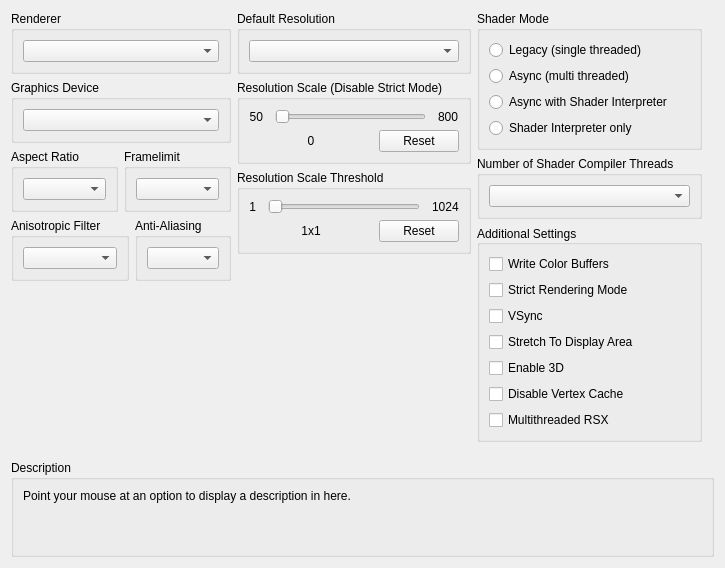
     <widget class="QWidget" name="gpuTab">
      <attribute name="title">
       <string>GPU</string>
      </attribute>
      <layout class="QVBoxLayout" name="gpuTab_layout">
       <item>
        <layout class="QHBoxLayout" name="gpuTabLayout" stretch="1,1,1">
         <item>
          <layout class="QVBoxLayout" name="gpuTabLayoutLeft">
           <item>
            <widget class="QGroupBox" name="gb_renderer">
             <property name="title">
              <string>Renderer</string>
             </property>
             <layout class="QVBoxLayout" name="gb_renderer_layout">
              <item>
               <widget class="QComboBox" name="renderBox"/>
              </item>
             </layout>
            </widget>
           </item>
           <item>
            <widget class="QGroupBox" name="gb_graphicsAdapter">
             <property name="title">
              <string>Graphics Device</string>
             </property>
             <layout class="QVBoxLayout" name="gb_graphicsAdapter_layout">
              <item>
               <widget class="QComboBox" name="graphicsAdapterBox"/>
              </item>
             </layout>
            </widget>
           </item>
           <item>
            <widget class="QWidget" name="widget_gpu_top" native="true">
             <layout class="QHBoxLayout" name="widget_gpu_top_layout" stretch="1,1">
              <property name="leftMargin">
               <number>0</number>
              </property>
              <property name="topMargin">
               <number>0</number>
              </property>
              <property name="rightMargin">
               <number>0</number>
              </property>
              <property name="bottomMargin">
               <number>0</number>
              </property>
              <item>
               <widget class="QGroupBox" name="gb_aspectRatio">
                <property name="title">
                 <string>Aspect Ratio</string>
                </property>
                <layout class="QVBoxLayout" name="gb_aspectRatio_layout">
                 <item>
                  <widget class="QComboBox" name="aspectBox"/>
                 </item>
                </layout>
               </widget>
              </item>
              <item>
               <widget class="QGroupBox" name="gb_frameLimit">
                <property name="title">
                 <string>Framelimit</string>
                </property>
                <layout class="QVBoxLayout" name="gb_frameLimit_layout">
                 <item>
                  <widget class="QComboBox" name="frameLimitBox"/>
                 </item>
                </layout>
               </widget>
              </item>
             </layout>
            </widget>
           </item>
           <item>
            <widget class="QWidget" name="widget_gpu_bottom" native="true">
             <layout class="QHBoxLayout" name="widget_gpu_bottom_layout" stretch="1,1">
              <property name="leftMargin">
               <number>0</number>
              </property>
              <property name="topMargin">
               <number>0</number>
              </property>
              <property name="rightMargin">
               <number>0</number>
              </property>
              <property name="bottomMargin">
               <number>0</number>
              </property>
              <item>
               <widget class="QGroupBox" name="gb_anisotropicFilter">
                <property name="title">
                 <string>Anisotropic Filter</string>
                </property>
                <layout class="QVBoxLayout" name="gb_anisotropicFilter_layout">
                 <item>
                  <widget class="QComboBox" name="anisotropicFilterOverride"/>
                 </item>
                </layout>
               </widget>
              </item>
              <item>
               <widget class="QGroupBox" name="gb_antiAliasing">
                <property name="title">
                 <string>Anti-Aliasing</string>
                </property>
                <layout class="QVBoxLayout" name="gb_antiAliasing_layout">
                 <item>
                  <widget class="QComboBox" name="antiAliasing"/>
                 </item>
                </layout>
               </widget>
              </item>
             </layout>
            </widget>
           </item>
           <item>
            <spacer name="gpu_tab_layout_right_spacer">
             <property name="orientation">
              <enum>Qt::Vertical</enum>
             </property>
             <property name="sizeType">
              <enum>QSizePolicy::MinimumExpanding</enum>
             </property>
             <property name="sizeHint" stdset="0">
              <size>
               <width>0</width>
               <height>0</height>
              </size>
             </property>
            </spacer>
           </item>
          </layout>
         </item>
         <item>
          <layout class="QVBoxLayout" name="gpuTabLayoutMiddle">
           <item>
            <widget class="QGroupBox" name="gb_default_resolution">
             <property name="title">
              <string>Default Resolution</string>
             </property>
             <layout class="QVBoxLayout" name="gb_default_resolution_layout">
              <item>
               <widget class="QComboBox" name="resBox"/>
              </item>
             </layout>
            </widget>
           </item>
           <item>
            <layout class="QVBoxLayout" name="layout_resolution_scale">
             <property name="spacing">
              <number>6</number>
             </property>
             <property name="leftMargin">
              <number>0</number>
             </property>
             <item>
              <widget class="QGroupBox" name="gb_resolutionScale">
               <property name="title">
                <string>Resolution Scale (Disable Strict Mode)</string>
               </property>
               <layout class="QVBoxLayout" name="gb_resolutionScale_layout">
                <item>
                 <widget class="QWidget" name="resolutionScaleLayoutTop" native="true">
                  <layout class="QHBoxLayout" name="horizontalLayout_23" stretch="0,1,0">
                   <property name="spacing">
                    <number>12</number>
                   </property>
                   <property name="leftMargin">
                    <number>0</number>
                   </property>
                   <property name="topMargin">
                    <number>0</number>
                   </property>
                   <property name="rightMargin">
                    <number>0</number>
                   </property>
                   <property name="bottomMargin">
                    <number>0</number>
                   </property>
                   <item>
                    <widget class="QLabel" name="resolutionScaleMin">
                     <property name="text">
                      <string>50</string>
                     </property>
                     <property name="alignment">
                      <set>Qt::AlignRight|Qt::AlignTrailing|Qt::AlignVCenter</set>
                     </property>
                    </widget>
                   </item>
                   <item>
                    <widget class="QSlider" name="resolutionScale">
                     <property name="orientation">
                      <enum>Qt::Horizontal</enum>
                     </property>
                    </widget>
                   </item>
                   <item>
                    <widget class="QLabel" name="resolutionScaleMax">
                     <property name="text">
                      <string>800</string>
                     </property>
                    </widget>
                   </item>
                  </layout>
                 </widget>
                </item>
                <item>
                 <layout class="QHBoxLayout" name="resolutionScaleLayoutBottom" stretch="1,0">
                  <item>
                   <widget class="QLabel" name="resolutionScaleVal">
                    <property name="text">
                     <string>0</string>
                    </property>
                    <property name="alignment">
                     <set>Qt::AlignCenter</set>
                    </property>
                   </widget>
                  </item>
                  <item>
                   <widget class="QPushButton" name="resolutionScaleReset">
                    <property name="text">
                     <string>Reset</string>
                    </property>
                   </widget>
                  </item>
                 </layout>
                </item>
               </layout>
              </widget>
             </item>
             <item>
              <widget class="QGroupBox" name="gb_minimumScalableDimension">
               <property name="title">
                <string>Resolution Scale Threshold</string>
               </property>
               <layout class="QVBoxLayout" name="gb_minimumScalableDimension_layout">
                <item>
                 <layout class="QHBoxLayout" name="minimumScalableDimensionLayoutTop" stretch="0,1,0">
                  <property name="spacing">
                   <number>12</number>
                  </property>
                  <item>
                   <widget class="QLabel" name="minimumScalableDimensionMin">
                    <property name="text">
                     <string>1</string>
                    </property>
                    <property name="alignment">
                     <set>Qt::AlignRight|Qt::AlignTrailing|Qt::AlignVCenter</set>
                    </property>
                   </widget>
                  </item>
                  <item>
                   <widget class="QSlider" name="minimumScalableDimension">
                    <property name="orientation">
                     <enum>Qt::Horizontal</enum>
                    </property>
                   </widget>
                  </item>
                  <item>
                   <widget class="QLabel" name="minimumScalableDimensionMax">
                    <property name="text">
                     <string>1024</string>
                    </property>
                   </widget>
                  </item>
                 </layout>
                </item>
                <item>
                 <layout class="QHBoxLayout" name="minimumScalableDimensionLayoutBottom" stretch="1,0">
                  <item>
                   <widget class="QLabel" name="minimumScalableDimensionVal">
                    <property name="text">
                     <string>1x1</string>
                    </property>
                    <property name="alignment">
                     <set>Qt::AlignCenter</set>
                    </property>
                   </widget>
                  </item>
                  <item>
                   <widget class="QPushButton" name="minimumScalableDimensionReset">
                    <property name="text">
                     <string>Reset</string>
                    </property>
                   </widget>
                  </item>
                 </layout>
                </item>
               </layout>
              </widget>
             </item>
            </layout>
           </item>
           <item>
            <spacer name="gpu_tab_layout_middle_spacer">
             <property name="orientation">
              <enum>Qt::Vertical</enum>
             </property>
             <property name="sizeType">
              <enum>QSizePolicy::MinimumExpanding</enum>
             </property>
             <property name="sizeHint" stdset="0">
              <size>
               <width>0</width>
               <height>0</height>
              </size>
             </property>
            </spacer>
           </item>
          </layout>
         </item>
         <item>
          <layout class="QVBoxLayout" name="gpuTabLayoutRight">
           <property name="rightMargin">
            <number>12</number>
           </property>
           <property name="bottomMargin">
            <number>12</number>
           </property>
           <item>
            <widget class="QGroupBox" name="gb_shader_mode">
             <property name="minimumSize">
              <size>
               <width>0</width>
               <height>123</height>
              </size>
             </property>
             <property name="title">
              <string>Shader Mode</string>
             </property>
             <layout class="QVBoxLayout" name="verticalLayout">
              <item>
               <widget class="QRadioButton" name="rb_legacy_recompiler">
                <property name="text">
                 <string notr="true">Legacy (single threaded)</string>
                </property>
               </widget>
              </item>
              <item>
               <widget class="QRadioButton" name="rb_async_recompiler">
                <property name="text">
                 <string notr="true">Async (multi threaded)</string>
                </property>
               </widget>
              </item>
              <item>
               <widget class="QRadioButton" name="rb_async_with_shader_interpreter">
                <property name="text">
                 <string notr="true">Async with Shader Interpreter</string>
                </property>
               </widget>
              </item>
              <item>
               <widget class="QRadioButton" name="rb_shader_interpreter_only">
                <property name="text">
                 <string notr="true">Shader Interpreter only</string>
                </property>
               </widget>
              </item>
             </layout>
            </widget>
           </item>
           <item>
            <widget class="QGroupBox" name="gb_shader_compiler_threads">
             <property name="title">
              <string>Number of Shader Compiler Threads</string>
             </property>
             <layout class="QVBoxLayout" name="gb_shader_compiler_threads_layout">
              <item>
               <widget class="QComboBox" name="shaderCompilerThreads"/>
              </item>
             </layout>
            </widget>
           </item>
           <item>
            <widget class="QGroupBox" name="gb_additional_settings">
             <property name="sizePolicy">
              <sizepolicy hsizetype="Preferred" vsizetype="Preferred">
               <horstretch>0</horstretch>
               <verstretch>0</verstretch>
              </sizepolicy>
             </property>
             <property name="title">
              <string>Additional Settings</string>
             </property>
             <property name="alignment">
              <set>Qt::AlignLeading|Qt::AlignLeft|Qt::AlignVCenter</set>
             </property>
             <layout class="QVBoxLayout" name="gb_additional_settings_layout">
              <item>
               <widget class="QCheckBox" name="dumpColor">
                <property name="text">
                 <string>Write Color Buffers</string>
                </property>
               </widget>
              </item>
              <item>
               <widget class="QCheckBox" name="strictModeRendering">
                <property name="text">
                 <string>Strict Rendering Mode</string>
                </property>
               </widget>
              </item>
              <item>
               <widget class="QCheckBox" name="vsync">
                <property name="text">
                 <string>VSync</string>
                </property>
               </widget>
              </item>
              <item>
               <widget class="QCheckBox" name="stretchToDisplayArea">
                <property name="text">
                 <string>Stretch To Display Area</string>
                </property>
               </widget>
              </item>
              <item>
               <widget class="QCheckBox" name="Enable3D">
                <property name="text">
                 <string>Enable 3D</string>
                </property>
               </widget>
              </item>
              <item>
               <widget class="QCheckBox" name="disableVertexCache">
                <property name="text">
                 <string>Disable Vertex Cache</string>
                </property>
               </widget>
              </item>
              <item>
               <widget class="QCheckBox" name="multithreadedRSX">
                <property name="text">
                 <string>Multithreaded RSX</string>
                </property>
               </widget>
              </item>
              <item>
               <spacer name="additional_settings_spacer">
                <property name="orientation">
                 <enum>Qt::Vertical</enum>
                </property>
                <property name="sizeType">
                 <enum>QSizePolicy::MinimumExpanding</enum>
                </property>
                <property name="sizeHint" stdset="0">
                 <size>
                  <width>0</width>
                  <height>0</height>
                 </size>
                </property>
               </spacer>
              </item>
             </layout>
            </widget>
           </item>
          </layout>
         </item>
        </layout>
       </item>
       <item>
        <spacer name="gpuTabSpacer">
         <property name="orientation">
          <enum>Qt::Vertical</enum>
         </property>
         <property name="sizeType">
          <enum>QSizePolicy::MinimumExpanding</enum>
         </property>
         <property name="sizeHint" stdset="0">
          <size>
           <width>0</width>
           <height>0</height>
          </size>
         </property>
        </spacer>
       </item>
       <item>
        <widget class="QGroupBox" name="gb_description_gpu">
         <property name="title">
          <string>Description</string>
         </property>
         <layout class="QHBoxLayout" name="gb_description_gpu_layout">
          <item>
           <widget class="QLabel" name="description_gpu">
            <property name="text">
             <string>Point your mouse at an option to display a description in here.


</string>
            </property>
            <property name="textFormat">
             <enum>Qt::PlainText</enum>
            </property>
            <property name="alignment">
             <set>Qt::AlignLeading|Qt::AlignLeft|Qt::AlignTop</set>
            </property>
            <property name="wordWrap">
             <bool>true</bool>
            </property>
           </widget>
          </item>
         </layout>
        </widget>
       </item>
      </layout>
     </widget>
